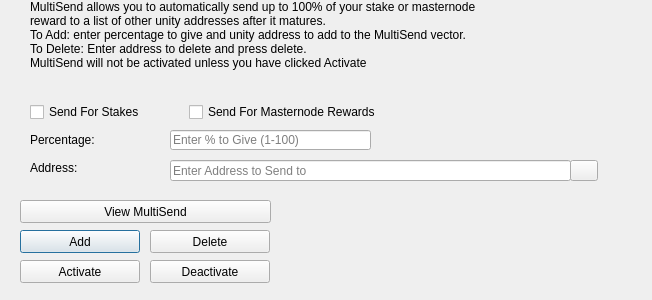
<?xml version="1.0" encoding="UTF-8"?>
<ui version="4.0">
 <class>MultiSendDialog</class>
 <widget class="QDialog" name="MultiSendDialog">
  <property name="windowModality">
   <enum>Qt::NonModal</enum>
  </property>
  <property name="geometry">
   <rect>
    <x>0</x>
    <y>0</y>
    <width>652</width>
    <height>300</height>
   </rect>
  </property>
  <property name="windowTitle">
   <string>MultiSend</string>
  </property>
  <widget class="QLineEdit" name="multiSendPercentEdit">
   <property name="geometry">
    <rect>
     <x>170</x>
     <y>130</y>
     <width>201</width>
     <height>20</height>
    </rect>
   </property>
   <property name="toolTip">
    <string>Enter whole numbers 1 - 100</string>
   </property>
   <property name="placeholderText">
    <string>Enter % to Give (1-100)</string>
   </property>
  </widget>
  <widget class="QLineEdit" name="multiSendAddressEdit">
   <property name="geometry">
    <rect>
     <x>170</x>
     <y>160</y>
     <width>401</width>
     <height>21</height>
    </rect>
   </property>
   <property name="toolTip">
    <string/>
   </property>
   <property name="placeholderText">
    <string>Enter Address to Send to</string>
   </property>
  </widget>
  <widget class="QLabel" name="label_2">
   <property name="geometry">
    <rect>
     <x>30</x>
     <y>0</y>
     <width>451</width>
     <height>121</height>
    </rect>
   </property>
   <property name="lineWidth">
    <number>1</number>
   </property>
   <property name="text">
    <string>MultiSend allows you to automatically send up to 100% of your stake or masternode reward to a list of other unity addresses after it matures.
To Add: enter percentage to give and unity address to add to the MultiSend vector.
To Delete: Enter address to delete and press delete.
MultiSend will not be activated unless you have clicked Activate</string>
   </property>
   <property name="alignment">
    <set>Qt::AlignLeading|Qt::AlignLeft|Qt::AlignTop</set>
   </property>
   <property name="wordWrap">
    <bool>true</bool>
   </property>
  </widget>
  <widget class="QLabel" name="message">
   <property name="geometry">
    <rect>
     <x>290</x>
     <y>200</y>
     <width>351</width>
     <height>91</height>
    </rect>
   </property>
   <property name="text">
    <string/>
   </property>
  </widget>
  <widget class="QPushButton" name="addButton">
   <property name="geometry">
    <rect>
     <x>20</x>
     <y>230</y>
     <width>120</width>
     <height>23</height>
    </rect>
   </property>
   <property name="toolTip">
    <string/>
   </property>
   <property name="statusTip">
    <string>Add to MultiSend Vector</string>
   </property>
   <property name="text">
    <string>Add</string>
   </property>
  </widget>
  <widget class="QPushButton" name="disableButton">
   <property name="geometry">
    <rect>
     <x>150</x>
     <y>260</y>
     <width>120</width>
     <height>23</height>
    </rect>
   </property>
   <property name="statusTip">
    <string>Deactivate MultiSend</string>
   </property>
   <property name="text">
    <string>Deactivate</string>
   </property>
  </widget>
  <widget class="QPushButton" name="addressBookButton">
   <property name="geometry">
    <rect>
     <x>570</x>
     <y>160</y>
     <width>28</width>
     <height>21</height>
    </rect>
   </property>
   <property name="toolTip">
    <string>Choose an address from the address book</string>
   </property>
   <property name="text">
    <string/>
   </property>
   <property name="icon">
    <iconset resource="../unity.qrc">
     <normaloff>:/icons/address-book</normaloff>:/icons/address-book</iconset>
   </property>
   <property name="shortcut">
    <string>Alt+A</string>
   </property>
   <property name="autoDefault">
    <bool>false</bool>
   </property>
  </widget>
  <widget class="QLabel" name="label">
   <property name="geometry">
    <rect>
     <x>30</x>
     <y>130</y>
     <width>121</width>
     <height>20</height>
    </rect>
   </property>
   <property name="toolTip">
    <string>Percentage of stake to send</string>
   </property>
   <property name="text">
    <string>Percentage:</string>
   </property>
  </widget>
  <widget class="QLabel" name="label_5">
   <property name="geometry">
    <rect>
     <x>30</x>
     <y>160</y>
     <width>111</width>
     <height>16</height>
    </rect>
   </property>
   <property name="toolTip">
    <string>Address to send portion of stake to</string>
   </property>
   <property name="text">
    <string>Address:</string>
   </property>
  </widget>
  <widget class="QPushButton" name="deleteButton">
   <property name="geometry">
    <rect>
     <x>150</x>
     <y>230</y>
     <width>120</width>
     <height>23</height>
    </rect>
   </property>
   <property name="toolTip">
    <string/>
   </property>
   <property name="statusTip">
    <string>Delete Address From MultiSend Vector</string>
   </property>
   <property name="text">
    <string>Delete</string>
   </property>
  </widget>
  <widget class="QPushButton" name="activateButton">
   <property name="geometry">
    <rect>
     <x>20</x>
     <y>260</y>
     <width>120</width>
     <height>23</height>
    </rect>
   </property>
   <property name="statusTip">
    <string>Activate MultiSend</string>
   </property>
   <property name="text">
    <string>Activate</string>
   </property>
  </widget>
  <widget class="QPushButton" name="viewButton">
   <property name="geometry">
    <rect>
     <x>20</x>
     <y>200</y>
     <width>251</width>
     <height>23</height>
    </rect>
   </property>
   <property name="toolTip">
    <string/>
   </property>
   <property name="statusTip">
    <string>View MultiSend Vector</string>
   </property>
   <property name="text">
    <string>View MultiSend</string>
   </property>
  </widget>
  <widget class="QWidget" name="horizontalLayoutWidget">
   <property name="geometry">
    <rect>
     <x>30</x>
     <y>100</y>
     <width>351</width>
     <height>24</height>
    </rect>
   </property>
   <layout class="QHBoxLayout" name="horizontalLayout">
    <item>
     <widget class="QCheckBox" name="multiSendStakeCheckBox">
      <property name="text">
       <string>Send For Stakes</string>
      </property>
     </widget>
    </item>
    <item>
     <widget class="QCheckBox" name="multiSendMasternodeCheckBox">
      <property name="text">
       <string>Send For Masternode Rewards</string>
      </property>
     </widget>
    </item>
   </layout>
  </widget>
 </widget>
 <resources>
  <include location="../unity.qrc"/>
 </resources>
 <connections/>
</ui>
